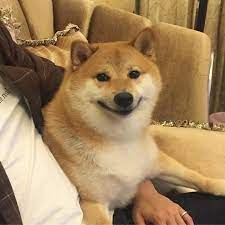
#> input picture puppy.jpg, 225 x 225 px
$ jupyter execute 'Low pass Spatial Domain filtering.ipynb'
#> lines starting #> are read from the running program, lines starting #| are printed output that depends on the picture
[cell 1]
import cv2
import numpy as np
import matplotlib.pyplot as plt

# Spatial Domain Filtering

[cell 2]
img = cv2.imread('puppy.jpg', 0)
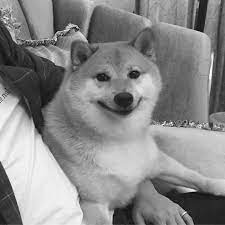
#> img: shape (225, 225); min 0, max 255, mean 136.9

[cell 3]
plt.imshow(img,cmap="gray")

[cell 4]
# Obtain number of rows and columns
# of the image
m,n=img.shape
#> m = 225; n = 225

[cell 5]
# Develop Averaging filter(3, 3) mask
mask = np.ones([3, 3], dtype = int)
mask = mask / 9

[cell 6]
# Convolve the 3X3 mask over the image
img_new = np.zeros([m, n])

[cell 7]
for i in range(1, m-1):
    for j in range(1, n-1):
        temp = img[i-1, j-1]*mask[0, 0]+img[i-1, j]*mask[0, 1]+img[i-1, j + 1]*mask[0, 2]+img[i, j-1]*mask[1, 0]+ img[i, j]*mask[1, 1]+img[i, j + 1]*mask[1, 2]+img[i + 1, j-1]*mask[2, 0]+img[i + 1, j]*mask[2, 1]+img[i + 1, j + 1]*mask[2, 2]
        img_new[i, j]= temp
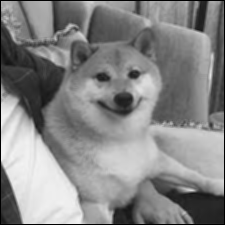
#> img_new: shape (225, 225) float64; min 0, max 244.1, mean 134.7

img_new = img_new.astype(np.uint8)
plt.imshow(img_new,cmap="gray")

# Median filter

[cell 8]
# Read the image
img_noisy1 = cv2.imread('sample.png', 0)
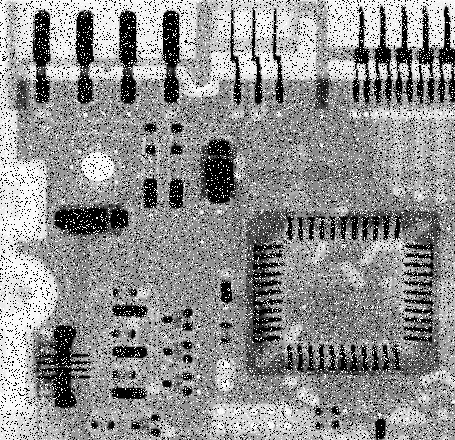
#> input picture sample.png, 455 x 440 px
#> img_noisy1 is the input picture: shape (440, 455); min 0, max 255, mean 144.1

[cell 9]

# Obtain the number of rows and columns
# of the image
m, n = img_noisy1.shape
#> m = 440; n = 455

[cell 10]
# Traverse the image. For every 3X3 area,
# find the median of the pixels and
# replace the center pixel by the median
img_new1 = np.zeros([m, n])

[cell 11]
for i in range(1, m-1):
    for j in range(1, n-1):
        temp = [img_noisy1[i-1, j-1],
               img_noisy1[i-1, j],
               img_noisy1[i-1, j + 1],
               img_noisy1[i, j-1],
               img_noisy1[i, j],
               img_noisy1[i, j + 1],
               img_noisy1[i + 1, j-1],
               img_noisy1[i + 1, j],
               img_noisy1[i + 1, j + 1]]

        temp = sorted(temp)
        img_new1[i, j]= temp[4]
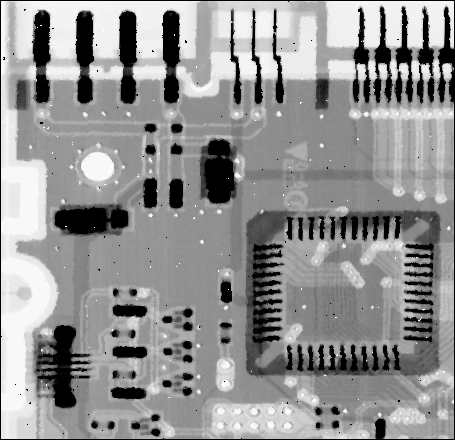
#> img_new1: shape (440, 455) float64; min 0, max 255, mean 146.4

[cell 12]
img_new1 = img_new1.astype(np.uint8)
plt.imshow(img_new1,cmap="gray")

# Averaging Filter

[cell 13]
# Read the image
img = cv2.imread('sample.png', 0)
# Obtain number of rows and columns
# of the image
m, n = img.shape

[cell 14]
# Develop Averaging filter(3, 3) mask
mask = np.ones([3, 3], dtype = int)
mask = mask / 9

[cell 15]
# Convolve the 3X3 mask over the image
img_new = np.zeros([m, n])

[cell 16]
for i in range(1, m-1):
    for j in range(1, n-1):
        temp = img[i-1, j-1]*mask[0, 0]+img[i-1, j]*mask[0, 1]+img[i-1, j + 1]*mask[0, 2]+img[i, j-1]*mask[1, 0]+ img[i, j]*mask[1, 1]+img[i, j + 1]*mask[1, 2]+img[i + 1, j-1]*mask[2, 0]+img[i + 1, j]*mask[2, 1]+img[i + 1, j + 1]*mask[2, 2]

        img_new[i, j]= temp
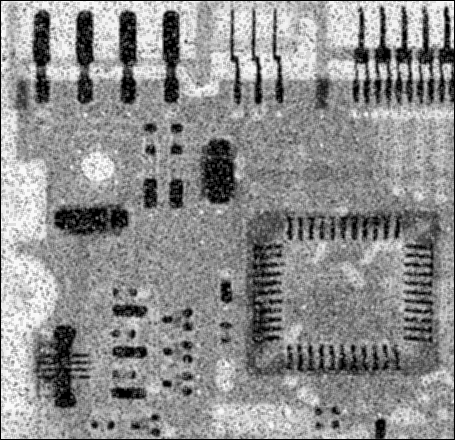
#> img_new: shape (440, 455) float64; min 0, max 253.2, mean 142.4

[cell 17]
img_new = img_new.astype(np.uint8)
plt.imshow(img_new,cmap="gray")
